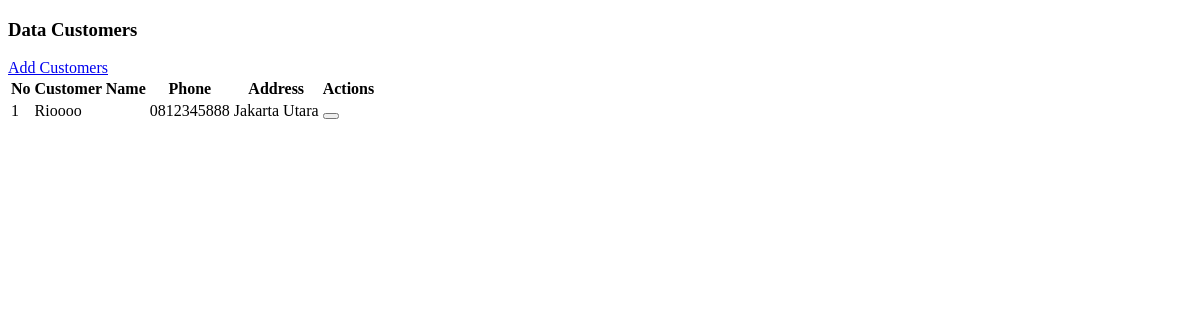
/pages/customer.php, run on an earlier commit of the app's database.
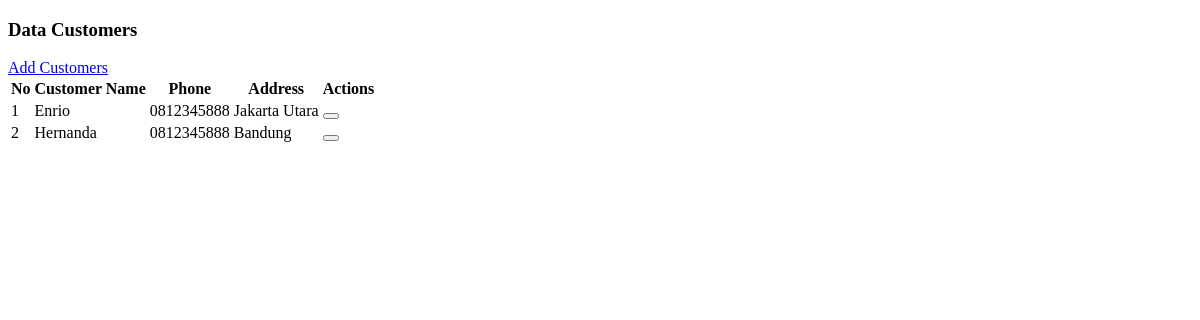
And on a later commit of the database.
### tables this page shows
CREATE TABLE `customers` (
  `id` int(11) NOT NULL,
  `name` varchar(100) NOT NULL,
  `phone` varchar(15) NOT NULL,
  `address` text NOT NULL,
  `created_at` timestamp NOT NULL DEFAULT current_timestamp(),
  `updated_at` timestamp NULL DEFAULT NULL ON UPDATE current_timestamp()
);

### pages/customer.php (the view, shortened to what this page needs)
<?php
$q_customers = mysqli_query($config, "SELECT  * FROM customers");
$customers = mysqli_fetch_all($q_customers, MYSQLI_ASSOC);
?>
<!DOCTYPE html>
<html lang="en">
<head>
</head>
<body>
    <div class="row">
        <div class="col-sm-12">
            <div class="card">
                <div class="card-header">
                    <div class="card-body">
                        <h3 class="card-title">Data Customers</h3>
                    </div>
                    <div class="card-body">
                        <div class="d-flex mb-3 justify-content-end">
                            <a href="?page=tambah-customer" class="btn btn-primary">
                                <i class="bi bi-plus-circle"></i> Add Customers
                            </a>
                        </div>
                        <table class="table table-bordered">
                            <tr>
                                <th>No</th>
                                <th>Customer Name</th>
                                <th>Phone</th>
                                <th>Address</th>
                                <th>Actions</th>
                            </tr>
                            <?php
                            foreach ($customers as $key => $customer) {
                            ?>
                            <tr>
                                <td><?php echo $key + 1 ?></td>
                                <td><?php echo $customer['name'] ?></td>
                                <td><?php echo $customer['phone'] ?></td>
                                <td><?php echo $customer['address'] ?></td>
                                <td>
                                    <form class="d-inline" action="?page=customer&delete=<?= $customer['id'] ?>"
                                        method="post" onclick="return confirm('Are you sure you want to delete?')">
                                        <button type="submit" class="btn btn-warning btn-sm">
                                        </button>
                                    </form>
                                </td>
                            </tr>
                            <?php
                            }
                            ?>
                        </table>
                    </div>
                </div>
            </div>
        </div>
    </div>
</body>
</html>

What changed in the data, as far as the page shows it:
changed customers "Jakarta Utara": name "Rioooo" → "Enrio"
added customers: name "Hernanda", phone "0812345888", address "Bandung"
